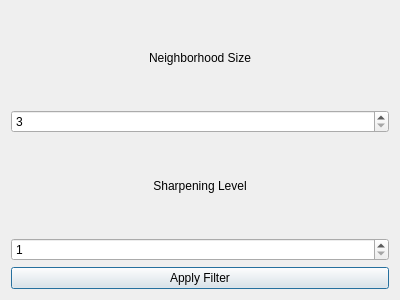
<?xml version="1.0" encoding="UTF-8"?>
<ui version="4.0">
 <class>UnsharpMaskDialogClass</class>
 <widget class="QDialog" name="UnsharpMaskDialogClass">
  <property name="geometry">
   <rect>
    <x>0</x>
    <y>0</y>
    <width>400</width>
    <height>300</height>
   </rect>
  </property>
  <property name="windowTitle">
   <string>UnsharpMaskDialog</string>
  </property>
  <layout class="QVBoxLayout" name="verticalLayout">
   <item>
    <widget class="QLabel" name="label">
     <property name="text">
      <string>Neighborhood Size</string>
     </property>
     <property name="alignment">
      <set>Qt::AlignCenter</set>
     </property>
    </widget>
   </item>
   <item>
    <widget class="QSpinBox" name="neighborhoodSizeBox">
     <property name="alignment">
      <set>Qt::AlignLeading|Qt::AlignLeft|Qt::AlignVCenter</set>
     </property>
     <property name="minimum">
      <number>3</number>
     </property>
     <property name="singleStep">
      <number>2</number>
     </property>
    </widget>
   </item>
   <item>
    <widget class="QLabel" name="label_2">
     <property name="text">
      <string>Sharpening Level</string>
     </property>
     <property name="alignment">
      <set>Qt::AlignCenter</set>
     </property>
    </widget>
   </item>
   <item>
    <widget class="QSpinBox" name="sharpeningLevelBox">
     <property name="minimum">
      <number>1</number>
     </property>
    </widget>
   </item>
   <item>
    <widget class="QPushButton" name="applyFilterButton">
     <property name="text">
      <string>Apply Filter</string>
     </property>
    </widget>
   </item>
  </layout>
 </widget>
 <layoutdefault spacing="6" margin="11"/>
 <resources/>
 <connections/>
</ui>
